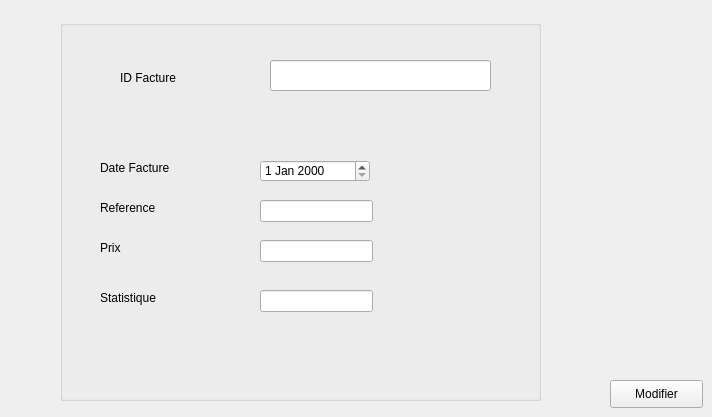
      <widget class="QWidget" name="tab_20">
       <attribute name="title">
        <string>Modifier Facture</string>
       </attribute>
       <widget class="QLabel" name="label_7_brahim">
        <property name="geometry">
         <rect>
          <x>120</x>
          <y>70</y>
          <width>131</width>
          <height>16</height>
         </rect>
        </property>
        <property name="text">
         <string>ID Facture</string>
        </property>
       </widget>
       <widget class="QLineEdit" name="m_ID_Facture_BRAHIM">
        <property name="geometry">
         <rect>
          <x>270</x>
          <y>60</y>
          <width>221</width>
          <height>31</height>
         </rect>
        </property>
        <property name="text">
         <string/>
        </property>
       </widget>
       <widget class="QLineEdit" name="m_Prix_BRAHIM">
        <property name="geometry">
         <rect>
          <x>260</x>
          <y>240</y>
          <width>113</width>
          <height>22</height>
         </rect>
        </property>
       </widget>
       <widget class="QLineEdit" name="m_Statistique_BRAHIM">
        <property name="geometry">
         <rect>
          <x>260</x>
          <y>290</y>
          <width>113</width>
          <height>22</height>
         </rect>
        </property>
       </widget>
       <widget class="QDateEdit" name="m_Date_Facture_BRAHIM">
        <property name="geometry">
         <rect>
          <x>260</x>
          <y>160</y>
          <width>110</width>
          <height>22</height>
         </rect>
        </property>
       </widget>
       <widget class="QLineEdit" name="m_Reference_BRAHIM">
        <property name="geometry">
         <rect>
          <x>260</x>
          <y>200</y>
          <width>113</width>
          <height>22</height>
         </rect>
        </property>
       </widget>
       <widget class="QLabel" name="label_8_brahim">
        <property name="geometry">
         <rect>
          <x>100</x>
          <y>160</y>
          <width>111</width>
          <height>16</height>
         </rect>
        </property>
        <property name="text">
         <string>Date Facture</string>
        </property>
       </widget>
       <widget class="QLabel" name="label_9_brahim">
        <property name="geometry">
         <rect>
          <x>100</x>
          <y>200</y>
          <width>101</width>
          <height>16</height>
         </rect>
        </property>
        <property name="text">
         <string>Reference</string>
        </property>
       </widget>
       <widget class="QLabel" name="label_10_brahim">
        <property name="geometry">
         <rect>
          <x>100</x>
          <y>240</y>
          <width>101</width>
          <height>16</height>
         </rect>
        </property>
        <property name="text">
         <string>Prix</string>
        </property>
       </widget>
       <widget class="QLabel" name="label_11_brahim">
        <property name="geometry">
         <rect>
          <x>100</x>
          <y>290</y>
          <width>101</width>
          <height>16</height>
         </rect>
        </property>
        <property name="text">
         <string>Statistique</string>
        </property>
       </widget>
       <widget class="QPushButton" name="Modifier_BRAHIM">
        <property name="geometry">
         <rect>
          <x>610</x>
          <y>380</y>
          <width>93</width>
          <height>28</height>
         </rect>
        </property>
        <property name="text">
         <string>Modifier</string>
        </property>
       </widget>
       <widget class="QGroupBox" name="groupBox_2_brahim">
        <property name="geometry">
         <rect>
          <x>60</x>
          <y>20</y>
          <width>481</width>
          <height>381</height>
         </rect>
        </property>
        <property name="title">
         <string/>
        </property>
       </widget>
       <zorder>groupBox_2_brahim</zorder>
       <zorder>label_7_brahim</zorder>
       <zorder>m_ID_Facture_BRAHIM</zorder>
       <zorder>m_Prix_BRAHIM</zorder>
       <zorder>m_Statistique_BRAHIM</zorder>
       <zorder>m_Date_Facture_BRAHIM</zorder>
       <zorder>m_Reference_BRAHIM</zorder>
       <zorder>label_8_brahim</zorder>
       <zorder>label_9_brahim</zorder>
       <zorder>label_10_brahim</zorder>
       <zorder>label_11_brahim</zorder>
       <zorder>Modifier_BRAHIM</zorder>
      </widget>
